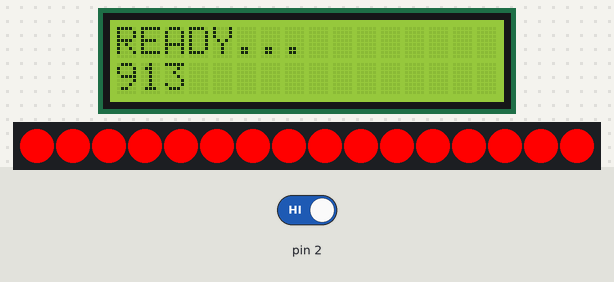
This sketch was run on a simulated Arduino Uno, built with avr-gcc and run on an emulated ATmega328P. On the bench: 16×2 character LCD, 16 RGB LEDs in strip order, left to right. The test bench sets the inputs (shaded band); at power-on: pin 2 HIGH. Random numbers use the default seed unless the sketch sets one. At 4.8 s the program stops and its outputs stay as they are.

Above: at 1.2 s.
1.3 s: pin 2 driven LOW
At 2.65 s:
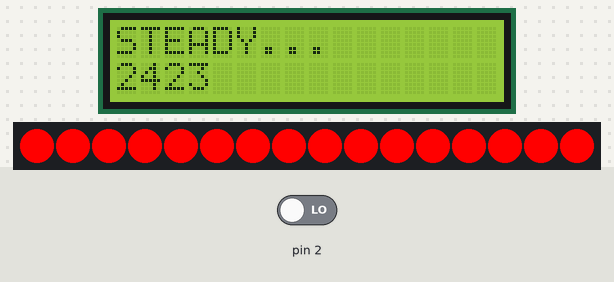
At 5.7 s:
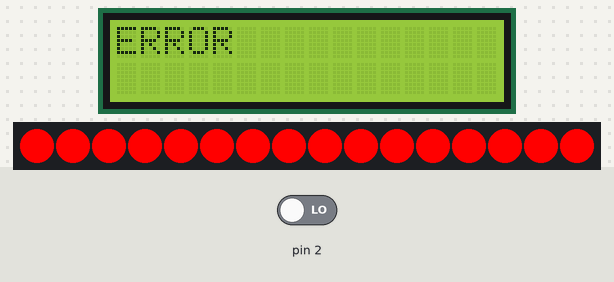
Timing chart, 0 to 6.3 s (numbered marks = the images above; inputs shaded):
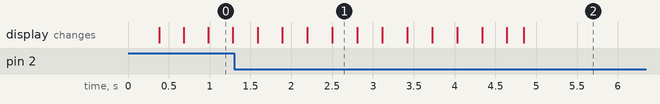

The sketch:

reaccion.ino
```cpp
#include <Wire.h>
#include "LiquidCrystal_I2C.h"
#include <Adafruit_NeoPixel.h>

// Definimos los datos para guardar los tiempos
unsigned long tiempoPasado;
unsigned long tiempoInicio;
unsigned long tiempo;
unsigned long resultado;

// Instancia para la pantalla
LiquidCrystal_I2C lcd_1(0x27, 16, 2);
// Instancia del LED de colores
Adafruit_NeoPixel neo_pixel = Adafruit_NeoPixel(16, 5, NEO_GRB + NEO_KHZ800);

// Esta funcion devuelve un numero aleatorio
// entre dos enteros a y b. La usamos para que el tiempo
// en que se pone verde el LED no sea siempre el mismo
double math_random_int(int a, int b) {
	if (a > b) {
		int c = a;
		a = b;
		b = c;
	}
	return (double)random(a, b + 1);
}

// Esta funcion se ejecuta cuando se arranca arduino
// y solo se llama una vez
void setup() {
	// entrada digital: pinMode(2, INPUT);
	// entrada analogica: pinMode(2, INPUT_PULLUP);

	// Configura el pin del interruptor del boton rojo
  pinMode(2, INPUT_PULLUP);

	// Inicializamos el generador de numeros aleatorios
	// con un dato random del pin 0 analógico
	randomSeed(analogRead(0));

	// Inicializamos la pantalla
	lcd_1.init();
	lcd_1.noCursor();
	lcd_1.backlight();
	lcd_1.backlight();

	// Inicializamos el LED todo a rojo, brillo a tope
	neo_pixel.begin();
	neo_pixel.setBrightness(255);
	for (int i = 0; i <= 15; i = i + 1) {
		neo_pixel.setPixelColor(i, neo_pixel.Color(255, 0, 0));
	}
	neo_pixel.show();

	// Guardamos el valor del reloj interno del momento donde empezamos
	// en millisegundos
	tiempoInicio = millis();

	// Elegimos el momento en el que el LED se pondrá verde
	// El LED se pone verde entre 3 y 5.5 segundos despues de arrancar
	// para que no sea facil hacer trampas
	tiempo = math_random_int(3000, 5500);

	// Mostramos READY en la pantalla
	lcd_1.setCursor(0, 0);
	lcd_1.print(String("READY..."));
}

// Esta funcion se llama todo el rato mientras
// el arduino está encendido
void loop() {
	// Calculamos el tiempo que ha pasado desde el inicio, en millisegundos
	tiempoPasado = (millis() - tiempoInicio);

	// Y lo mostramos en la pantalla
	lcd_1.setCursor(0, 1);
	lcd_1.print(tiempoPasado);

	if (tiempoPasado > 2200) {
		// Si han pasado 2.2 segundos, mostramos STEADY
		lcd_1.setCursor(0, 0);
		lcd_1.print(String("STEADY..."));
	}

	// Si el tiempo transcurrido es mayor que
	// el que tomamos aleatoriamente, ponemos
	// el LED en verde y empezamos a contar el
	// tiempo de reaccion
	if ((tiempoPasado > tiempo)) {
		// Si el pulsador esta pulsado cuando llega el tiempo,
		// el usuario ha hecho trampas: damos un error
		if ((digitalRead(2) == false)) {
			lcd_1.clear();
			lcd_1.setCursor(0, 0);
			lcd_1.print(String("ERROR"));
			// Nos quedamos aqui hasta que alguien reinicie el arduino
			while (true);
		}

		// Ponemos el LED en verde
		for (int i = 0; i < 16; i = i + 1) {
			neo_pixel.setPixelColor(i, neo_pixel.Color(0, 255, 0));
		}
		neo_pixel.show();

		// Y marcamos el momento en microsegundos, el tiempo
		// de reacción se mide contra este momento
		unsigned long tVerde = micros();

		// Limpiamos la pantalla y ponemos GO!
		lcd_1.clear();
		lcd_1.setCursor(0, 0);
		lcd_1.print(String("GO!"));

		// Bucle infinito
		while (true) {
			// Medimos el tiempo que ha pasado desde el inicio
			tiempoPasado = (millis() - tiempoInicio);
			// Para mostrarlo en la pantalla
			lcd_1.setCursor(0, 1);
			lcd_1.print(tiempoPasado);

			// Si el jugador ha pulsado el boton
			if ((digitalRead(2) == false)) {
				// Calculamos el tiempo que ha pasado, en microsegundos
				unsigned long tiempo_us = micros() - tVerde;
				// Lo pasamos a millisegundos con decimales
				float resultado = tiempo_us / 1000.0;

				// Y lo mostramos en la pantalla,
				// en millisegundos con dos decimales
				lcd_1.clear();
				lcd_1.setCursor(0, 0);
				// Este 2 es el numero de decimales
				lcd_1.print(resultado,2);
				lcd_1.print(" ms");
				// Y ahora nos quedamos aqui hasta que alguien
				// reinicie el Arduino
				while (true);
			}
		}
	}
}
```
